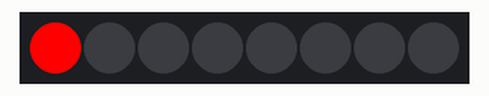
Recording of a program running on a simulated Raspberry Pi Pico running MicroPython. On the bench: 8 RGB LEDs in strip order, left to right.

Above: at 0.1 s.
At 0.6 s:
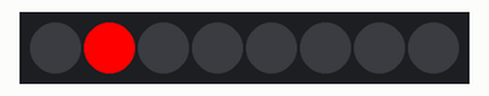
At 1.1 s:
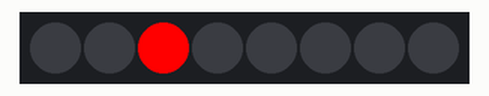
At 1.6 s:
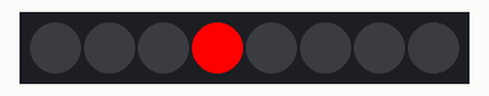
At 2.6 s:
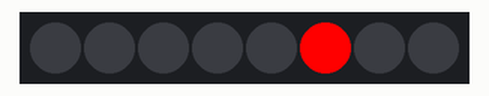
At 3.6 s:
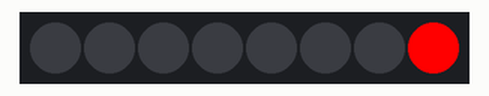
Timing chart, 0 to 40.0 s (numbered marks = the images above):
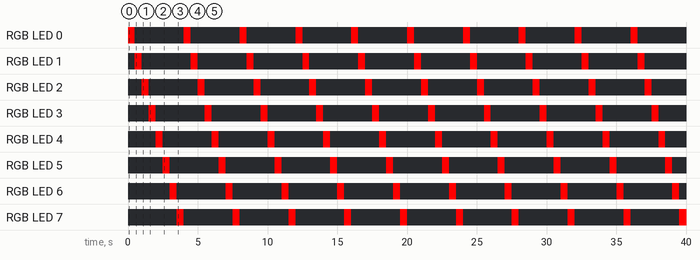

The program:

neopixel_demo2.py
```python
from machine import Pin
import neopixel
import time

np = neopixel.NeoPixel(Pin(28), 8)

while True:
    for i in range(8):
        np[i] = (255, 0, 0)
        np.write()
        time.sleep(0.5)
        np[i] = (0, 0, 0)
```

Measured:
- by itself, RGB LED 0–7: alternates RGB(255, 0, 0) for 0.50 s and off for 3.5 s
- by itself, everything shown: repeats every 4.0 s, in 8 steps
- what the display in image 1 shows lasts 0.5 s, from 0.5 s to 1.0 s
